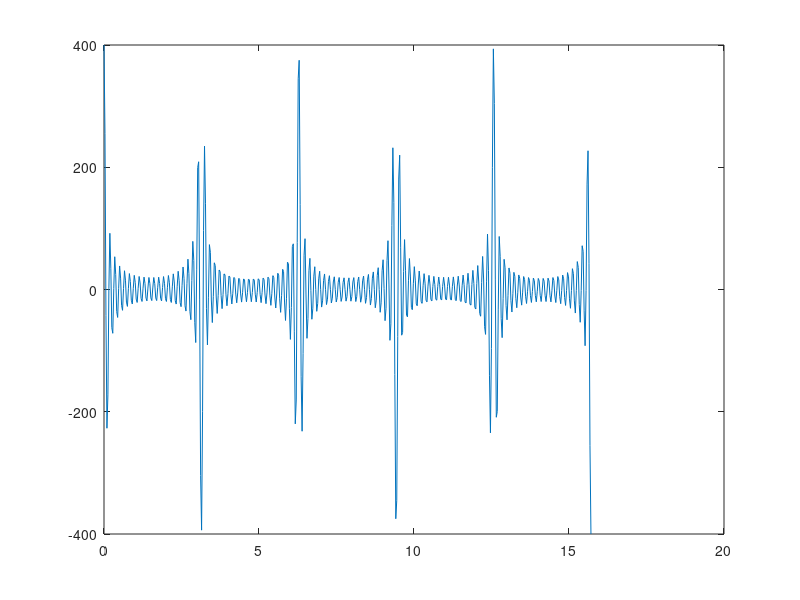

Here is the MATLAB script that generated this plot:
N = 39; % Number of harmonics
t = linspace(0,5*pi,500); % t-vals
g = zeros(1,500); % g(t) = df/dt

for n = 1:2:N
    b = 4.0/pi;
    g = g + n*cos(n*t);
end

plot(t,g)